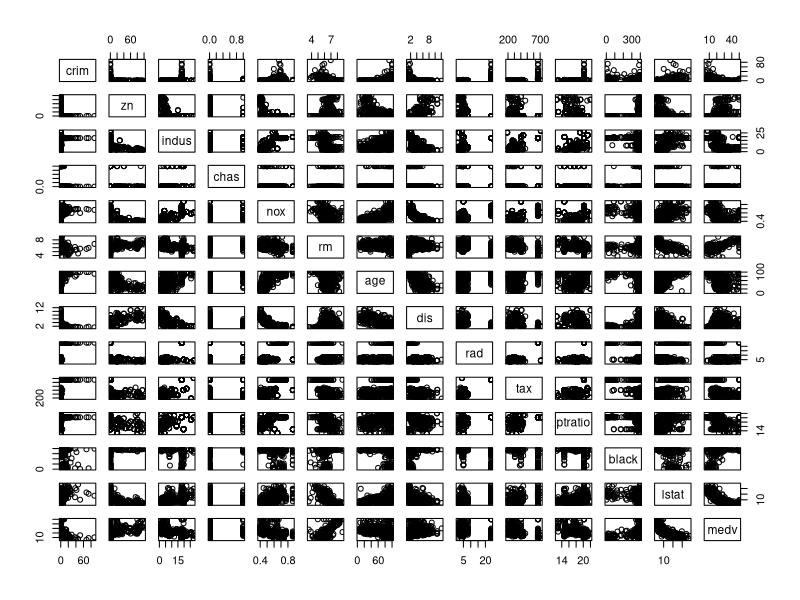
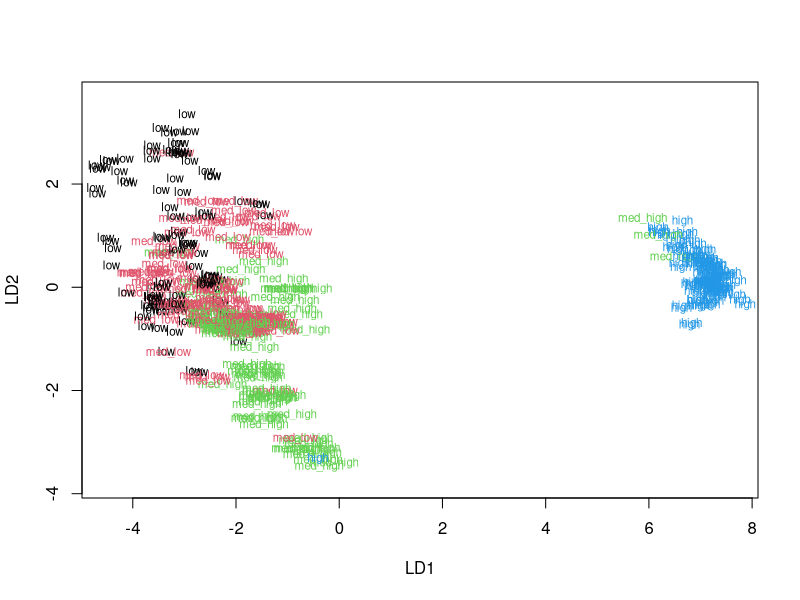
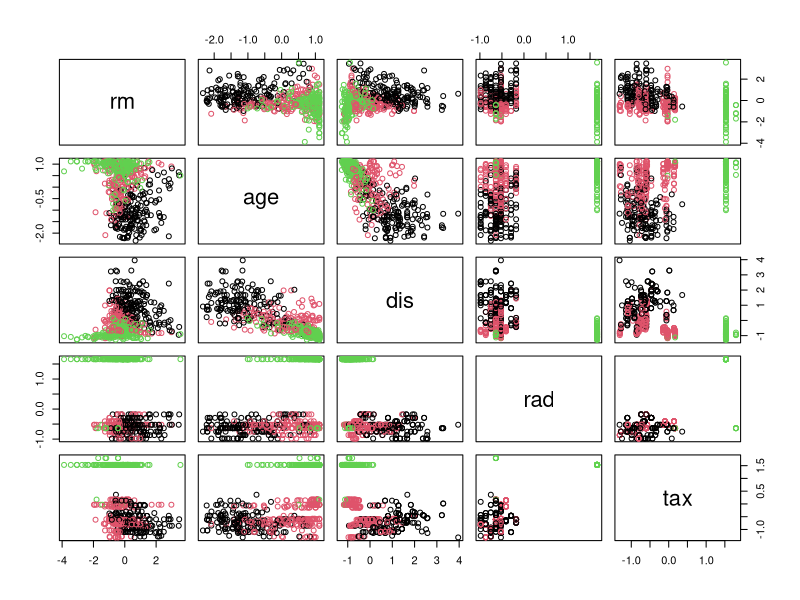
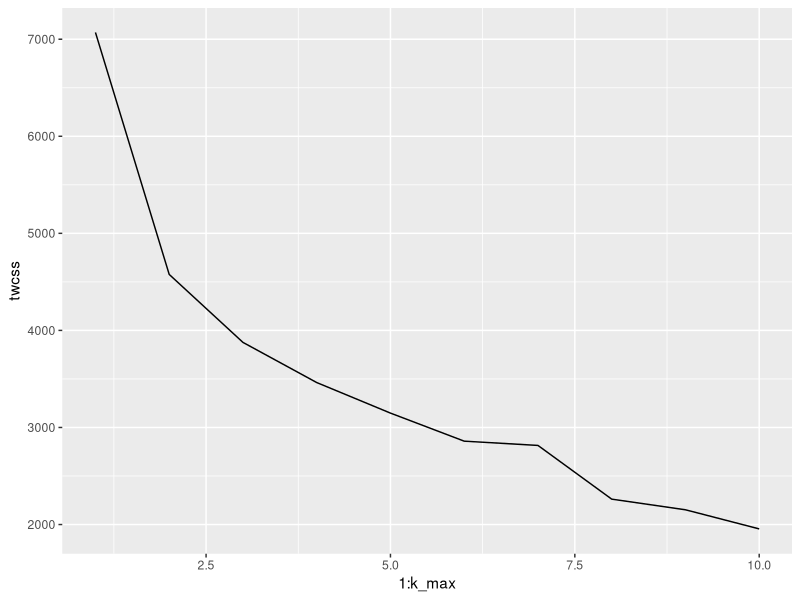
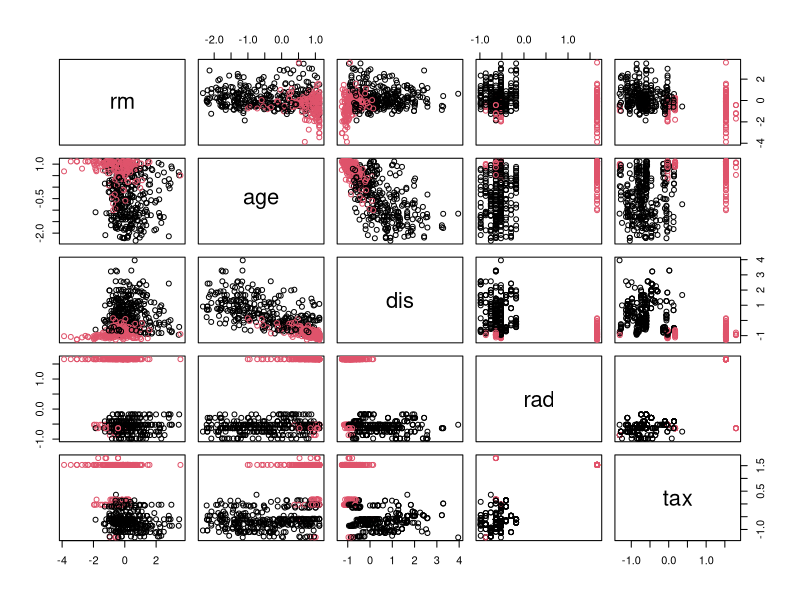

Write R code to recreate these figures, in order.
## ---- chunk 1
library(dplyr)
library(ggplot2)
library(MASS)
data("Boston")
str(Boston)
dim(Boston)
## ---- chunk 2
pairs(Boston)
summary(Boston)
## ---- chunk 3
boston_scaled <- scale(Boston)
boston_scaled <- as.data.frame(boston_scaled)
apply(boston_scaled,2, sd, na.rm=TRUE)
summary(boston_scaled)
## ---- chunk 4
bins <- quantile(boston_scaled$crim)
crime <- cut(boston_scaled$crim, breaks = bins, include.lowest = TRUE, labels = c("low", "med_low", "med_high", "high"))
boston_scaled <- dplyr::select(boston_scaled, -crim)
boston_scaled <- data.frame(boston_scaled, crime)
## ---- chunk 5
n <- nrow(boston_scaled)
ind <- sample(n,  size = n * 0.8)
train <- boston_scaled[ind,]
test <- boston_scaled[-ind,]
## ---- chunk 6
lda.fit <- lda(crime~., data=train)
classes <- as.numeric(train$crime)
plot(lda.fit, dimen=2, col=classes)
## ---- chunk 7
correct_classes <- test$crime
test <- dplyr::select(test, -crime)
lda.pred <- predict(lda.fit, newdata=test)
table(correct = correct_classes, predicted = lda.pred$class)
## ---- chunk 8
data("Boston")
boston_scaled <- scale(Boston)
boston_euk_dist <- dist(boston_scaled)
## ---- chunk 9
km <-kmeans(boston_scaled, centers = 3)
pairs(boston_scaled[,6:10], col = km$cluster)
## ---- chunk 10
set.seed(123)

k_max <- 10
twcss <- sapply(1:k_max, function(k){kmeans(boston_scaled, k)$tot.withinss})
qplot(x = 1:k_max, y = twcss, geom = 'line')
## ---- chunk 11
km <-kmeans(boston_scaled, centers = 2)
pairs(boston_scaled[,6:10], col = km$cluster)
